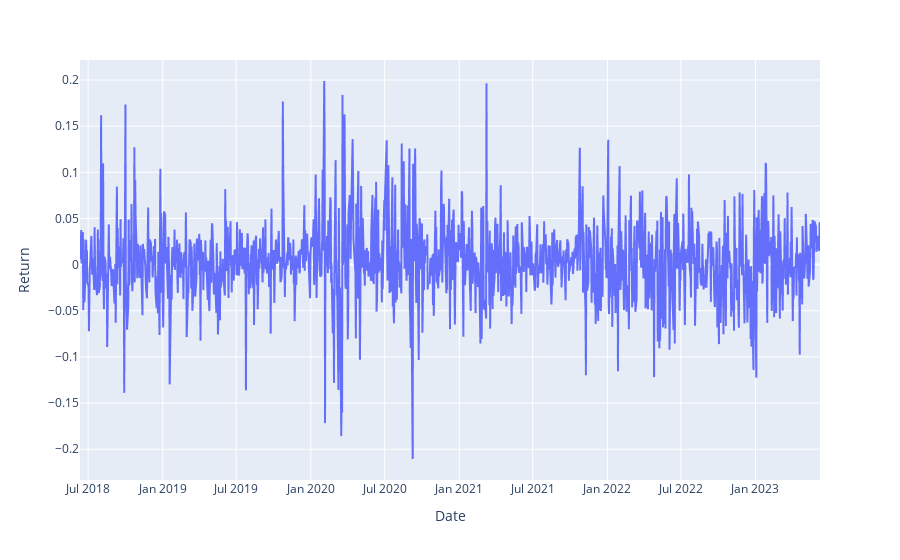

Write notebook code for a chart like this one.
### Code cell
plt.figure(figsize=(15,10))
fig = px.line(data,x = 'Date', y='Return')
fig.show()

### Figure 1 — Plotly figure (JSON) as saved in the notebook; plotly's stock layout.template omitted (floating-point values rounded to 4 significant figures; data arrays with more than 128 entries replaced by an {"elided": "..."} marker saying what was removed)
{"data": [{"hovertemplate": "Date=%{x}<br>Return=%{y}<extra></extra>", "legendgroup": "", "line": {"color": "#636efa", "dash": "solid"}, "marker": {"symbol": "circle"}, "mode": "lines", "name": "", "showlegend": false, "type": "scattergl", "x": {"elided": "1259 str values"}, "xaxis": "x", "y": {"elided": "1259 float values"}, "yaxis": "y"}], "layout": {"legend": {"tracegroupgap": 0}, "margin": {"t": 60}, "xaxis": {"anchor": "y", "domain": [0, 1], "title": {"text": "Date"}}, "yaxis": {"anchor": "x", "domain": [0, 1], "title": {"text": "Return"}}}}
